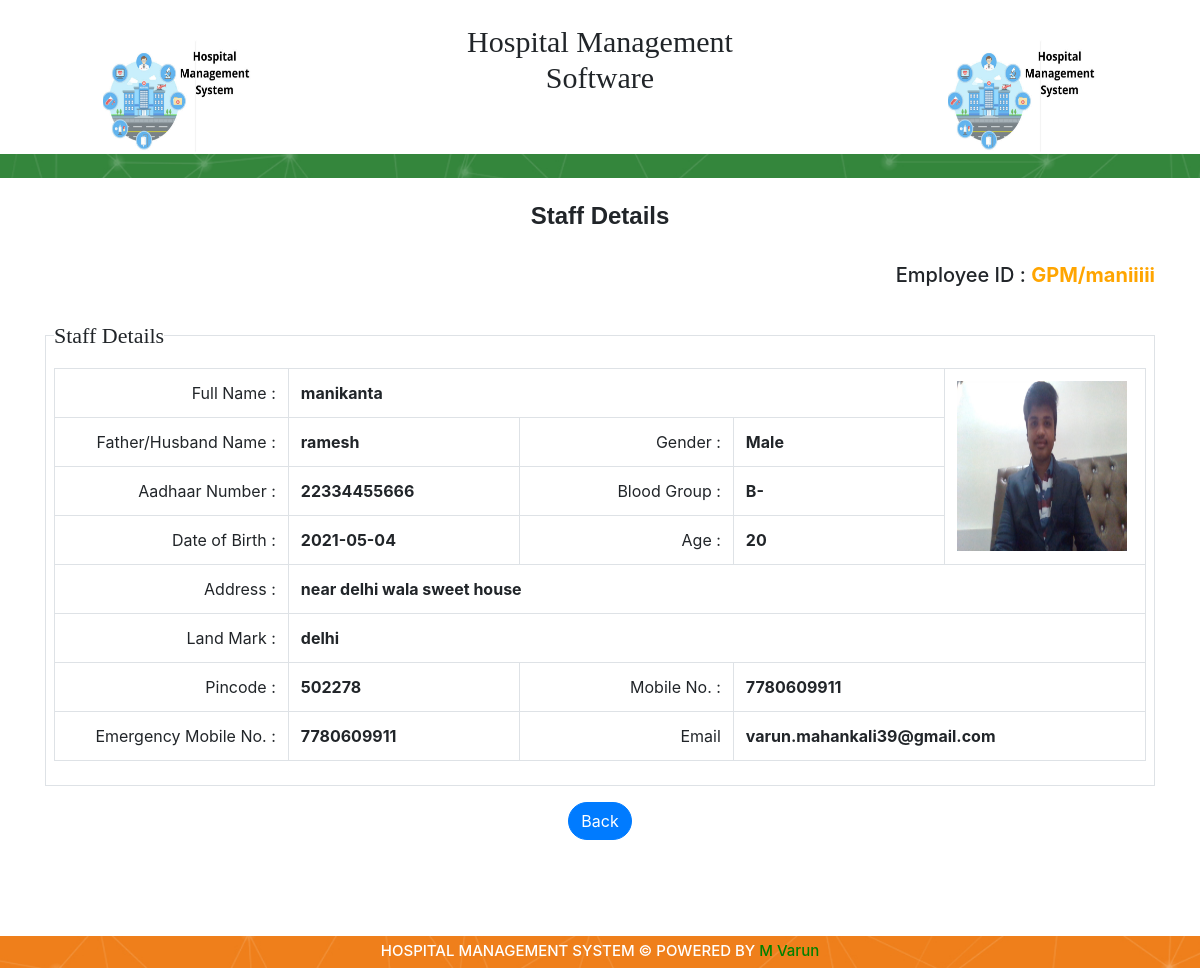
Screenshot of /staff_profile/?id=1 (signed in) with the database file from the repository.
### tables this page shows
CREATE TABLE `staff_registration` (
  `id` int(11) NOT NULL AUTO_INCREMENT,
  `Employee_Name` varchar(50) DEFAULT NULL,
  `Employee_ID` varchar(50) DEFAULT NULL,
  `Department` varchar(45) DEFAULT NULL,
  `Designation` varchar(45) DEFAULT NULL,
  `Date_of_Join` varchar(45) DEFAULT NULL,
  `Role` varchar(45) DEFAULT NULL,
  `Aadhar_Number` varchar(45) DEFAULT NULL,
  `Relation_Name` varchar(45) DEFAULT NULL,
  `Gender` varchar(45) DEFAULT NULL,
  `Blood_Group` varchar(45) DEFAULT NULL,
  `Date_of_Birth` varchar(45) DEFAULT NULL,
  `Age` varchar(45) DEFAULT NULL,
  `Employee_Mobile_Number` varchar(45) DEFAULT NULL,
  `Emergency_Mobile_Number` varchar(45) DEFAULT NULL,
  `Email` varchar(45) DEFAULT NULL,
  `Pincode` varchar(45) DEFAULT NULL,
  `Address` varchar(45) DEFAULT NULL,
  `Landmark` varchar(45) DEFAULT NULL,
  `Photo` varchar(45) DEFAULT NULL,
  `Username` varchar(45) DEFAULT NULL,
  `Password` varchar(45) DEFAULT NULL,
  `created_by` int(11) DEFAULT NULL,
  `created_datetime` datetime DEFAULT NULL,
  `updated_by` int(11) DEFAULT NULL,
  `updated_datetime` datetime DEFAULT NULL,
  `deleted_by` int(11) DEFAULT NULL,
  `deleted_datetime` datetime DEFAULT NULL,
  `status` enum('Active','Inactive','Deleted') DEFAULT 'Active',
  PRIMARY KEY (`id`),
  UNIQUE KEY `Employee_ID_UNIQUE` (`Employee_ID`),
  UNIQUE KEY `Aadhar_Number_UNIQUE` (`Aadhar_Number`),
  UNIQUE KEY `Username_UNIQUE` (`Username`)
);

### staff_profile/index.php (the view, shortened to what this page needs)
<?php
   include '../dbConfig.php';
	if(isset($_GET['id']))
	{
		$id  = $_GET['id'];
		$query = "select * from staff_registration where id = '$id'";
		$result1 = mysqli_query($conn,$query);
		$row = mysqli_fetch_array($result1);
	}
	else
	{
		header('Location:../Staff_Details/');
	}
 ?>
<!DOCTYPE html>
<html>
<head>
	<link rel="stylesheet" href="https://cdnjs.cloudflare.com/ajax/libs/font-awesome/4.7.0/css/font-awesome.min.css">
	<link rel="stylesheet" href="https://stackpath.bootstrapcdn.com/bootstrap/4.3.1/css/bootstrap.min.css">
	<link rel="stylesheet" href="https://cdnjs.cloudflare.com/ajax/libs/select2/4.0.10/css/select2.min.css">
</head>
<body>
	<?php include '../header.php'; ?>
	<div class="container"><br>
		<h4 style="text-align: center ;font-family:'Arial Rounded MT Bold',Arial,Helvetica,sans-serif; font-weight: bold; ">Staff Details</h4><br>
		<h5 style="text-align: right;">Employee ID : <b style="color:orange;"> GPM/<?php echo $row['Employee_ID']; ?> </b> </h5><br>
			<fieldset class="border p-2">
		 		<legend  class="w-auto" style="font-size: 22px;font-family: bold;">Staff Details</legend>
		 		<div class="row">
		 			<div class="col-md-12">
		 			<table class="table table-bordered">
		 			<tr>
				  	<td  width="25%" style="text-align: right;">Full Name : </td>
					<th width="25%"  colspan="3"><?php echo $row['Employee_Name']; ?></th>
					<td width="25%" rowspan="4"><img src="<?php echo $row['Photo']; ?>" style="height: 170px;width: 170px;" alt="Upload a Photo"></td>
				</tr>
				<tr>
		       <td  width="25%" style="text-align: right;">Father/Husband Name : </td>
					<th width="25%" ><?php echo $row['Relation_Name']; ?></th>
						<td width="25%" style="text-align: right;">Gender : </td>
						<th width="25%" ><?php echo $row['Gender']; ?></th>
			    </tr>
		       <tr>
		       	<td  width="25%" style="text-align: right;">Aadhaar Number : </td>
					<th width="25%" ><?php echo $row['Aadhar_Number']; ?></th>
		       <td  width="25%" style="text-align: right;">Blood Group : </td>
					<th width="25%" ><?php echo $row['Blood_Group']; ?></th>
			    </tr>
			    <tr>
					<td width="25%" style="text-align: right;">Date of Birth : </td>
						<th width="25%" ><?php echo $row['Date_of_Birth']; ?></th>
				  <td  width="25%" style="text-align: right;">Age : </td>
					<th width="25%" ><?php echo $row['Age']; ?></th>
				</tr>
			    <tr>
					<td width="25%" style="text-align: right;"> Address :</td>
				        <th width="25%" colspan="4"><?php echo $row['Address']; ?></th>
				 </tr>
				 <tr>
					<td width="25%" style="text-align: right;">Land Mark :</td>
				        <th width="25%" colspan="4"><?php echo $row['Landmark']; ?></th>
				  </tr>
				<tr>
					 <td  width="25%" style="text-align: right;">Pincode : </td>
					<th width="25%" ><?php echo $row['Pincode']; ?></th>
					<td width="25%" style="text-align: right;"> Mobile No. :</td>
				        <th width="25%"colspan="2" ><?php echo $row['Employee_Mobile_Number']; ?></th>
				</tr>
				<tr>
					<td  width="25%" style="text-align: right;">Emergency Mobile No. : </td>
					<th width="25%"  ><?php echo $row['Emergency_Mobile_Number']; ?></th>
					<td width="25%" style="text-align: right;"> Email</td>
				        <th width="25%" colspan="2" ><?php echo $row['Email']; ?></th>
				</tr>
			     </table>
			 </div>
			</div>
		    </fieldset>
		    <div class="text-center">
		    <a href="../Staff_Details" class="btn btn-primary mt-3 ">Back</a>
		</div>
		    <br>
		<br>
</div>
<br>
<br>
 <?php include '../footer.php' ?>

### staff_profile/index.php (style rules this page uses)
.btn { border-radius: 20px !important; }

### rows the page displays
staff_registration: Employee_ID "maniiiii", Employee_Name "manikanta", Photo (picture), Relation_Name "ramesh", Gender "Male", Aadhar_Number "22334455666", Blood_Group "B-", Date_of_Birth "2021-05-04", Age "20", Address "near delhi wala sweet house", Landmark "delhi", Pincode "502278", Employee_Mobile_Number "7780609911", Emergency_Mobile_Number "7780609911", Email "varun.mahankali39@gmail.com"
